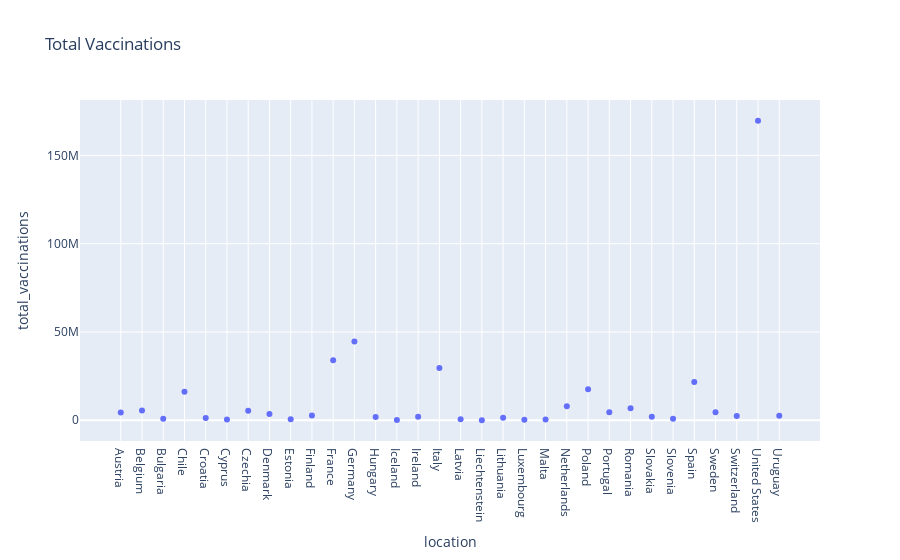

Notebook code for this chart:
### Code cell
# Total vaccination by Vaccine type
fig = ax.scatter(Vaccines_list ,x = 'location', y = 'total_vaccinations',
                 title = 'Total Vaccinations',hover_data=['vaccine']
                )
fig.show()

### Figure 1 — Plotly figure (JSON) as saved in the notebook; plotly's stock layout.template omitted (floating-point values rounded to 4 significant figures)
{"data": [{"customdata": [["Pfizer/BioNTech"], ["Pfizer/BioNTech"], ["Pfizer/BioNTech"], ["Sinovac"], ["Pfizer/BioNTech"], ["Pfizer/BioNTech"], ["Pfizer/BioNTech"], ["Pfizer/BioNTech"], ["Pfizer/BioNTech"], ["Pfizer/BioNTech"], ["Pfizer/BioNTech"], ["Pfizer/BioNTech"], ["Sputnik V"], ["Pfizer/BioNTech"], ["Pfizer/BioNTech"], ["Pfizer/BioNTech"], ["Pfizer/BioNTech"], ["Pfizer/BioNTech"], ["Pfizer/BioNTech"], ["Pfizer/BioNTech"], ["Pfizer/BioNTech"], ["Pfizer/BioNTech"], ["Pfizer/BioNTech"], ["Pfizer/BioNTech"], ["Pfizer/BioNTech"], ["Pfizer/BioNTech"], ["Pfizer/BioNTech"], ["Pfizer/BioNTech"], ["Pfizer/BioNTech"], ["Pfizer/BioNTech"], ["Pfizer/BioNTech"], ["Sinovac"]], "hovertemplate": "location=%{x}<br>total_vaccinations=%{y}<br>vaccine=%{customdata[0]}<extra></extra>", "legendgroup": "", "marker": {"color": "#636efa", "symbol": "circle"}, "mode": "markers", "name": "", "orientation": "v", "showlegend": false, "type": "scatter", "x": ["Austria", "Belgium", "Bulgaria", "Chile", "Croatia", "Cyprus", "Czechia", "Denmark", "Estonia", "Finland", "France", "Germany", "Hungary", "Iceland", "Ireland", "Italy", "Latvia", "Liechtenstein", "Lithuania", "Luxembourg", "Malta", "Netherlands", "Poland", "Portugal", "Romania", "Slovakia", "Slovenia", "Spain", "Sweden", "Switzerland", "United States", "Uruguay"], "xaxis": "x", "y": [4410957, 5552359, 827459, 16184900, 1270330, 427418, 5364263, 3502165, 515749, 2658933, 33994687, 44566039, 1783681, 184001, 1904486, 29609833, 524869, 8736, 1334691, 279322, 368789, 7969996, 17490012, 4538703, 6799355, 1940921, 777647, 21656728, 4550487, 2397865, 169612045, 2486222], "yaxis": "y"}], "layout": {"legend": {"tracegroupgap": 0}, "title": {"text": "Total Vaccinations"}, "xaxis": {"anchor": "y", "domain": [0, 1], "title": {"text": "location"}}, "yaxis": {"anchor": "x", "domain": [0, 1], "title": {"text": "total_vaccinations"}}}}
